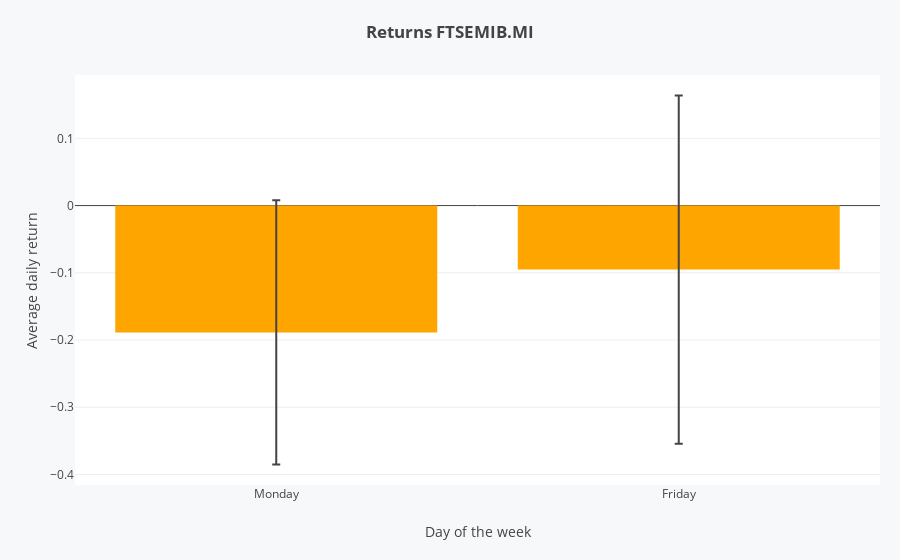

The notebook cell saved with this chart:
### Code cell
fig = go.Figure()
fig.add_trace(go.Bar(name='Returns',x=union_.index, y=union_.Mean_return,
                    error_y=dict(type='data',array=union_.SEM_return),
                    marker_color="orange",orientation='v'))

fig.update_layout(title_text="<b>Returns FTSEMIB.MI<b>",
                 xaxis_title ="Day of the week",
                 yaxis_title = "Average daily return",
                 template="none",margin=dict(l=75,r=20,t=75,b=75),
                 paper_bgcolor="#f7f8fa")

### Figure 1 — Plotly figure (JSON) as saved in the notebook; plotly's stock layout.template omitted (floating-point values rounded to 4 significant figures)
{"data": [{"error_y": {"array": [0.1965, 0.259], "type": "data"}, "marker": {"color": "orange"}, "name": "Returns", "orientation": "v", "type": "bar", "x": ["Monday", "Friday"], "y": [-0.1887, -0.09525]}], "layout": {"margin": {"b": 75, "l": 75, "r": 20, "t": 75}, "paper_bgcolor": "#f7f8fa", "title": {"text": "<b>Returns FTSEMIB.MI<b>"}, "xaxis": {"title": {"text": "Day of the week"}}, "yaxis": {"title": {"text": "Average daily return"}}}}
